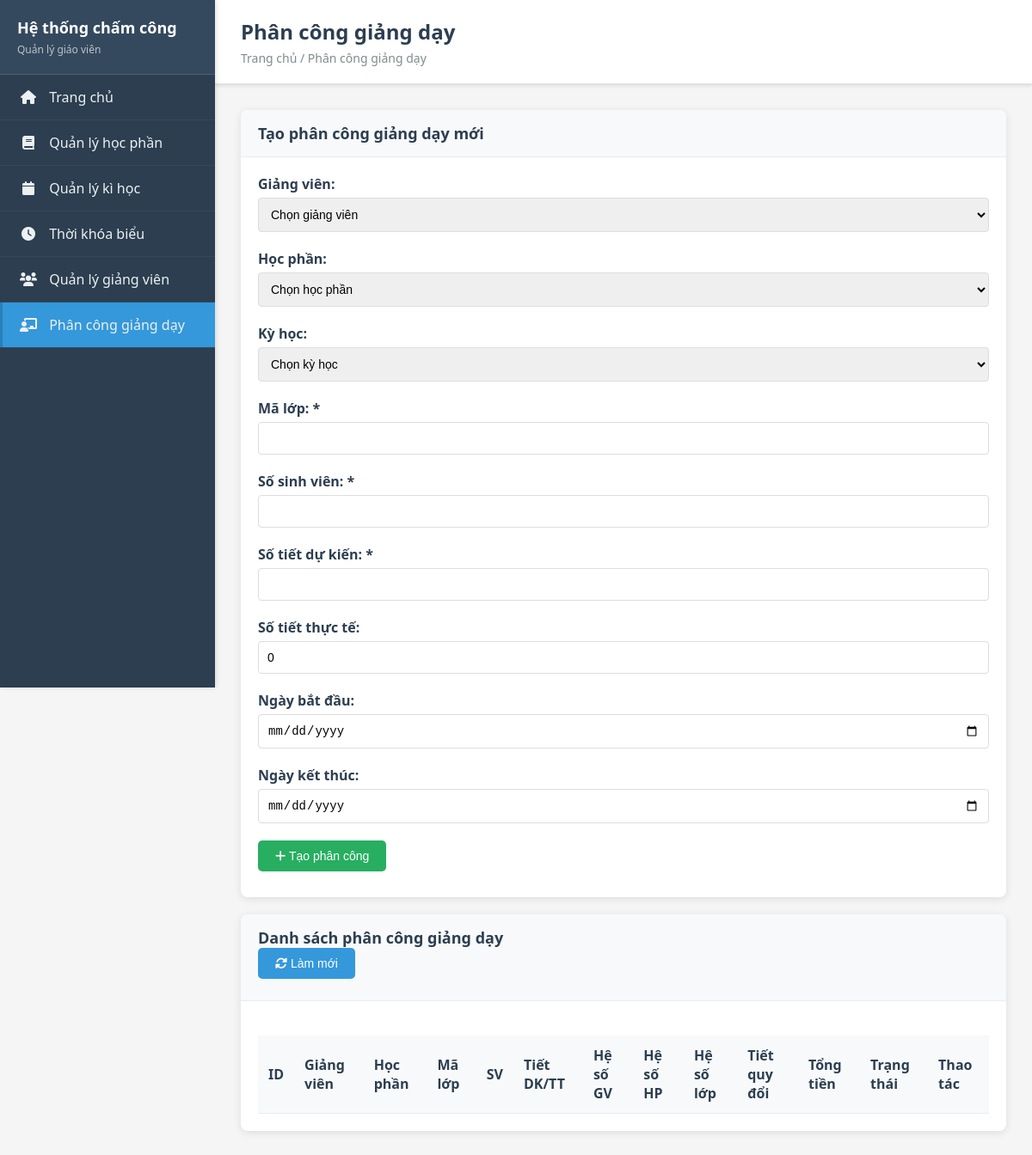
The page /teaching-assignments on the database as committed earlier.
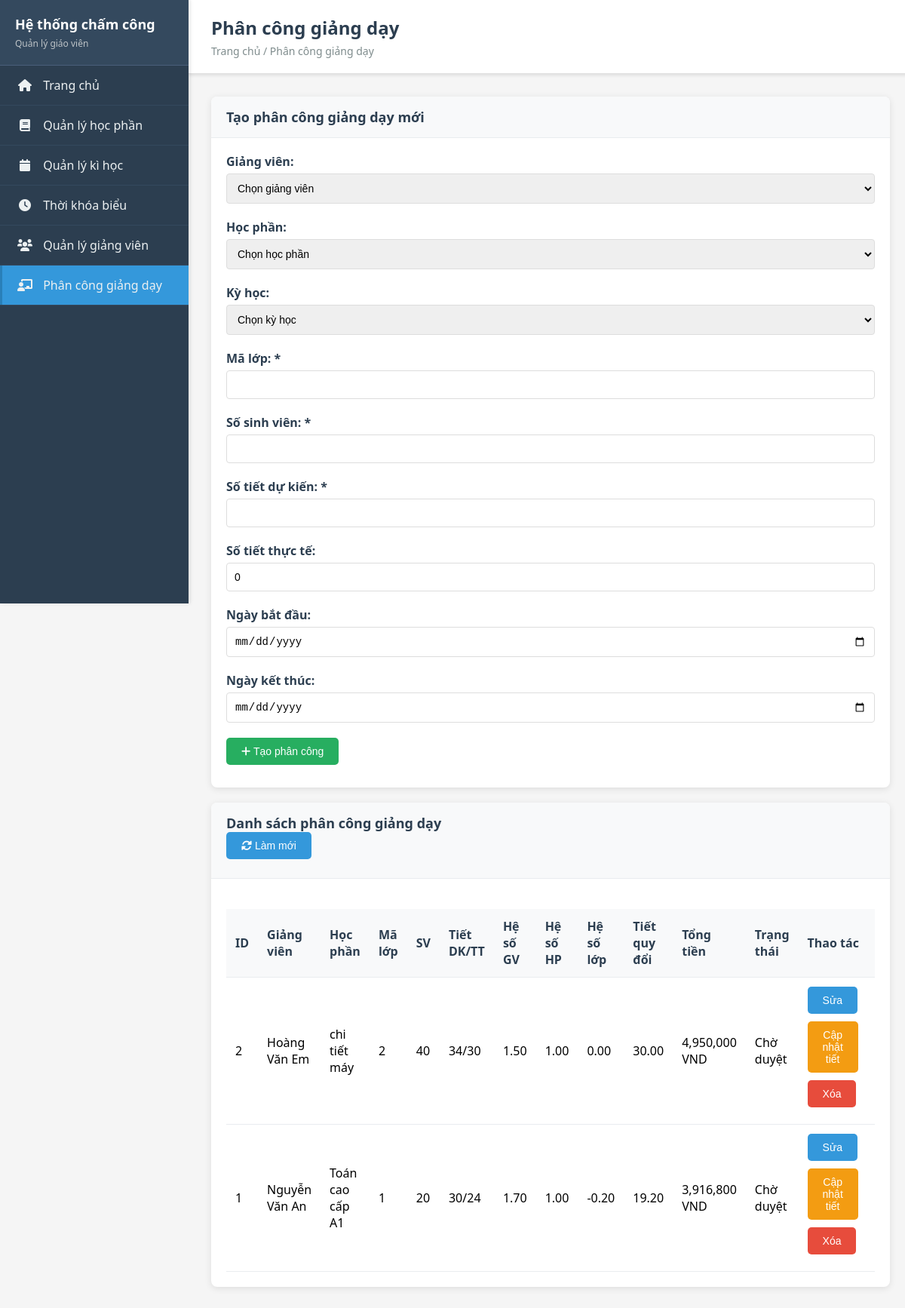
The same page on the database as committed later.
### backend/models/teaching_assignment.py (models this page shows, shortened)
class TeachingAssignment(BaseModel):
    __tablename__ = 'teaching_assignments'
    teacher_id = db.Column(db.Integer, db.ForeignKey('teachers.id'), nullable=False)
    subject_id = db.Column(db.Integer, db.ForeignKey('subjects.id'), nullable=False)
    semester_id = db.Column(db.Integer, db.ForeignKey('semesters.id'), nullable=True)
    class_code = db.Column(db.String(50), nullable=False)  # Mã lớp
    class_student_count = db.Column(db.Integer, default=0)  # Số sinh viên thực tế của lớp này
    planned_hours = db.Column(db.Integer, nullable=False)  # Số tiết dự kiến
    actual_hours = db.Column(db.Integer, default=0)        # Số tiết thực tế đã dạy
    theory_hours = db.Column(db.Integer, default=0)        # Tiết lý thuyết
    practice_hours = db.Column(db.Integer, default=0)      # Tiết thực hành
    teacher_coefficient_override = db.Column(db.Numeric(3, 2), nullable=True)  # Override hệ số giáo viên
    subject_coefficient_override = db.Column(db.Numeric(3, 2), nullable=True)  # Override hệ số học phần
    hourly_rate_override = db.Column(db.Numeric(10, 2), nullable=True)         # Override tiền dạy một tiết
    adjusted_hours = db.Column(db.Numeric(8, 2), default=0)    # Số tiết quy đổi
    total_amount = db.Column(db.Numeric(12, 2), default=0)     # Tổng tiền dạy
    start_date = db.Column(db.Date, nullable=False)
    end_date = db.Column(db.Date, nullable=False)
    status = db.Column(db.String(20), default='assigned')  # assigned, in_progress, completed, cancelled
    notes = db.Column(db.Text)
    is_approved = db.Column(db.Boolean, default=False)     # Đã duyệt chưa
    approved_by = db.Column(db.Integer, db.ForeignKey('teachers.id'), nullable=True)
    approved_at = db.Column(db.DateTime)
    teacher = db.relationship('Teacher', foreign_keys=[teacher_id], backref='teaching_assignments')
    subject = db.relationship('Subject', foreign_keys=[subject_id], backref='teaching_assignments')
    semester = db.relationship('Semester', foreign_keys=[semester_id], backref='teaching_assignments')
    approver = db.relationship('Teacher', foreign_keys=[approved_by])
    @property
    def effective_teacher_coefficient(self):
        if self.teacher_coefficient_override:
            return float(self.teacher_coefficient_override)
        elif self.teacher:
            return float(self.teacher.teacher_coefficient)
        else:
            return 1.3  # Mặc định
    @property
    def effective_subject_coefficient(self):
        if self.subject_coefficient_override:
            return float(self.subject_coefficient_override)
        elif self.subject:
            return float(self.subject.subject_coefficient)
        else:
            return 1.0  # Mặc định
    @property
    def effective_hourly_rate(self):
        if self.hourly_rate_override:
            return float(self.hourly_rate_override)
        elif self.teacher:
            return float(self.teacher.hourly_rate)
        else:
            return 100000  # Mặc định
    @property
    def class_coefficient(self):
        student_count = self.class_student_count or 0
        if student_count < 20:
            return -0.3
        elif 20 <= student_count <= 29:
            return -0.2
        elif 30 <= student_count <= 39:
            return -0.1
        elif 40 <= student_count <= 49:
            return 0.0
        elif 50 <= student_count <= 59:
            return 0.1
        elif 60 <= student_count <= 69:
            return 0.2
        elif 70 <= student_count <= 79:
            return 0.3
        else:  # >= 80
            return 0.4
    @property
    def calculated_adjusted_hours(self):
        actual_hours = self.actual_hours or 0
        subject_coeff = self.effective_subject_coefficient
        class_coeff = self.class_coefficient
        return actual_hours * (subject_coeff + class_coeff)
    @property
    def calculated_amount(self):
        adjusted_hours = self.calculated_adjusted_hours
        teacher_coeff = self.effective_teacher_coefficient
        hourly_rate = self.effective_hourly_rate
        return adjusted_hours * teacher_coeff * hourly_rate

### backend/models/teacher.py (models this page shows, shortened)
class Teacher(BaseModel):
    __tablename__ = 'teachers'
    name = db.Column(db.String(100), nullable=False)
    employee_code = db.Column(db.String(20), unique=True, nullable=True)
    email = db.Column(db.String(100), unique=True, nullable=True)
    phone = db.Column(db.String(15), nullable=True)
    department = db.Column(db.String(100), nullable=False)
    position = db.Column(db.String(100), nullable=True)  # Chức vụ
    qualifications = db.Column(db.String(200), nullable=True)  # Trình độ học vấn
    academic_rank = db.Column(db.String(50), nullable=True)  # Học hàm (GS, PGS, TS...)
    degree = db.Column(db.String(50), nullable=True)  # Học vị (Thạc sĩ, Tiến sĩ...)
    degree_level = db.Column(db.String(20), default='dai_hoc')  # Lưu dưới dạng string
    employee_type = db.Column(db.String(20), default='lecturer')  # Lưu dưới dạng string
    base_salary = db.Column(db.Numeric(12, 2), default=0)  # Lương cơ bản
    hourly_rate = db.Column(db.Numeric(10, 2), default=100000)  # Tiền dạy một tiết
    teacher_coefficient = db.Column(db.Numeric(3, 2), default=1.3)  # Hệ số giáo viên
    is_active = db.Column(db.Boolean, default=True)
    hire_date = db.Column(db.DateTime, nullable=True)
    @property
    def auto_teacher_coefficient(self):
        coefficient_map = {
            'dai_hoc': 1.3,
            'thac_si': 1.5,
            'tien_si': 1.7,
            'pho_giao_su': 2.0,
            'giao_su': 2.5
        }
        return coefficient_map.get(self.degree_level, 1.3)
    @property
    def degree_level_display(self):
        display_map = {
            'dai_hoc': 'Đại học',
            'thac_si': 'Thạc sĩ',
            'tien_si': 'Tiến sĩ',
            'pho_giao_su': 'Phó giáo sư',
            'giao_su': 'Giáo sư'
        }
        return display_map.get(self.degree_level, 'Đại học')
    def to_dict(self):
        base_dict = super().to_dict()
        teacher_dict = {
            'name': self.name,
            'employee_code': self.employee_code,
            'email': self.email,
            'phone': self.phone,
            'department': self.department,
            'position': self.position,
            'qualifications': self.qualifications,
            'academic_rank': self.academic_rank,
            'degree': self.degree,
            'degree_level': self.degree_level,
            'degree_level_display': self.degree_level_display,
            'employee_type': self.employee_type,
            'base_salary': float(self.base_salary) if self.base_salary else 0,
            'hourly_rate': float(self.hourly_rate) if self.hourly_rate else 0,
            'teacher_coefficient': float(self.teacher_coefficient) if self.teacher_coefficient else 1.3,
            'auto_teacher_coefficient': self.auto_teacher_coefficient,
            'is_active': self.is_active,
            'hire_date': self.hire_date.isoformat() if self.hire_date else None
        }
        return {**base_dict, **teacher_dict}

### backend/models/subject.py (models this page shows, shortened)
class Subject(BaseModel):
    __tablename__ = 'subjects'
    name = db.Column(db.String(200), nullable=False)
    subject_code = db.Column(db.String(20), unique=True, nullable=True)
    department = db.Column(db.String(100), nullable=False)
    credits = db.Column(db.Integer, nullable=False, default=3)  # Số tín chỉ
    theory_hours = db.Column(db.Integer, default=0)  # Số giờ lý thuyết
    practice_hours = db.Column(db.Integer, default=0)  # Số giờ thực hành
    student_count = db.Column(db.Integer, default=0)  # Số sinh viên
    standard_rate = db.Column(db.Numeric(10, 2), default=0)  # Đơn giá chuẩn
    subject_coefficient = db.Column(db.Numeric(3, 2), default=1.0)  # Hệ số học phần (1.0 - 1.5)
    difficulty_level = db.Column(db.String(20), default='normal')  # easy, normal, hard, very_hard
    description = db.Column(db.Text, nullable=True)
    is_active = db.Column(db.Boolean, default=True)

### backend/app.py (the view)
@app.route('/teaching-assignments')
def teaching_assignments():
    try:
        teaching_assignments_list = TeachingAssignment.query.order_by(TeachingAssignment.created_at.desc()).all()
        teachers_query = Teacher.query.filter_by(is_active=True)
        teachers_list = []
        for teacher in teachers_query:
            try:
                teacher.to_dict()  # Test if this works
                teachers_list.append(teacher)
            except Exception:
                if hasattr(teacher, 'degree_level') and teacher.degree_level not in ['dai_hoc', 'thac_si', 'tien_si', 'pho_giao_su', 'giao_su']:
                    teacher.degree_level = 'dai_hoc'
                    teacher.save()
                teachers_list.append(teacher)
        subjects_list = Subject.query.filter_by(is_active=True).all()
        semesters_list = Semester.query.filter_by(is_active=True).all()
        return render_template('teaching_assignments.html',
                             teaching_assignments=teaching_assignments_list,
                             teachers=teachers_list,
                             subjects=subjects_list,
                             semesters=semesters_list)
    except Exception as e:
        print(f"Error in teaching assignments route: {e}")
        return render_template('teaching_assignments.html',
                             teaching_assignments=[],
                             teachers=[],
                             subjects=[],
                             semesters=[])

### backend/models/base.py (called while the page is built)
    def to_dict(self):
        return {
            'id': self.id,
            'created_at': self.created_at.isoformat() if self.created_at else None,
            'updated_at': self.updated_at.isoformat() if self.updated_at else None
        }

### frontend/templates/teaching_assignments.html (shortened to what the changed rows need)
{% extends "base.html" %}
{% block page_title %}Phân công giảng dạy{% endblock %}
{% block content %}
<div class="card">
    <div class="card-body">
        <div class="table-responsive">
            <table class="table table-striped" id="teaching-assignments-table">
                <thead>
                    <tr>
                        <th>ID</th>
                        <th>Giảng viên</th>
                        <th>Học phần</th>
                        <th>Mã lớp</th>
                        <th>SV</th>
                        <th>Tiết DK/TT</th>
                        <th>Hệ số GV</th>
                        <th>Hệ số HP</th>
                        <th>Hệ số lớp</th>
                        <th>Tiết quy đổi</th>
                        <th>Tổng tiền</th>
                        <th>Trạng thái</th>
                        <th>Thao tác</th>
                    </tr>
                </thead>
                <tbody id="teaching-assignments-tbody">
                    {% for assignment in teaching_assignments %}
                    <tr data-assignment-id="{{ assignment.id }}">
                        <td>{{ assignment.id }}</td>
                        <td>{{ assignment.teacher.name if assignment.teacher else 'N/A' }}</td>
                        <td>{{ assignment.subject.name if assignment.subject else 'N/A' }}</td>
                        <td>{{ assignment.class_code }}</td>
                        <td>{{ assignment.class_student_count }}</td>
                        <td>{{ assignment.planned_hours }}/{{ assignment.actual_hours }}</td>
                        <td>{{ "%.2f"|format(assignment.effective_teacher_coefficient) }}</td>
                        <td>{{ "%.2f"|format(assignment.effective_subject_coefficient) }}</td>
                        <td>{{ "%.2f"|format(assignment.class_coefficient) }}</td>
                        <td>{{ "%.2f"|format(assignment.calculated_adjusted_hours) }}</td>
                        <td>{{ "{:,.0f}".format(assignment.calculated_amount) }} VND</td>
                        <td>
                            <span class="badge badge-{{ 'success' if assignment.is_approved else 'warning' }}">
                                {{ 'Đã duyệt' if assignment.is_approved else 'Chờ duyệt' }}
                            </span>
                        </td>
                        <td>
                            <button class="btn btn-sm btn-info" onclick="editAssignment({{ assignment.id }})">Sửa</button>
                            <button class="btn btn-sm btn-warning" onclick="updateHours({{ assignment.id }})">Cập nhật tiết</button>
                            <button class="btn btn-sm btn-danger" onclick="deleteAssignment({{ assignment.id }})">Xóa</button>
                        </td>
                    </tr>
                    {% endfor %}
                </tbody>
            </table>
        </div>
    </div>
</div>
{% endblock %}

Rows that differ between the two databases and show on the page:
added TeachingAssignment: id "2", teacher "Hoàng Văn Em", subject "chi tiết máy", class_code "2", class_student_count "40", planned_hours "34", actual_hours "30", effective_teacher_coefficient "1.50", effective_subject_coefficient "1.00", class_coefficient "0.00", calculated_adjusted_hours "30.00", calculated_amount "4,950,000", is_approved "Chờ duyệt"
added TeachingAssignment: id "1", teacher "Nguyễn Văn An", subject "Toán cao cấp A1", class_code "1", class_student_count "20", planned_hours "30", actual_hours "24", effective_teacher_coefficient "1.70", effective_subject_coefficient "1.00", class_coefficient "-0.20", calculated_adjusted_hours "19.20", calculated_amount "3,916,800", is_approved "Chờ duyệt"
